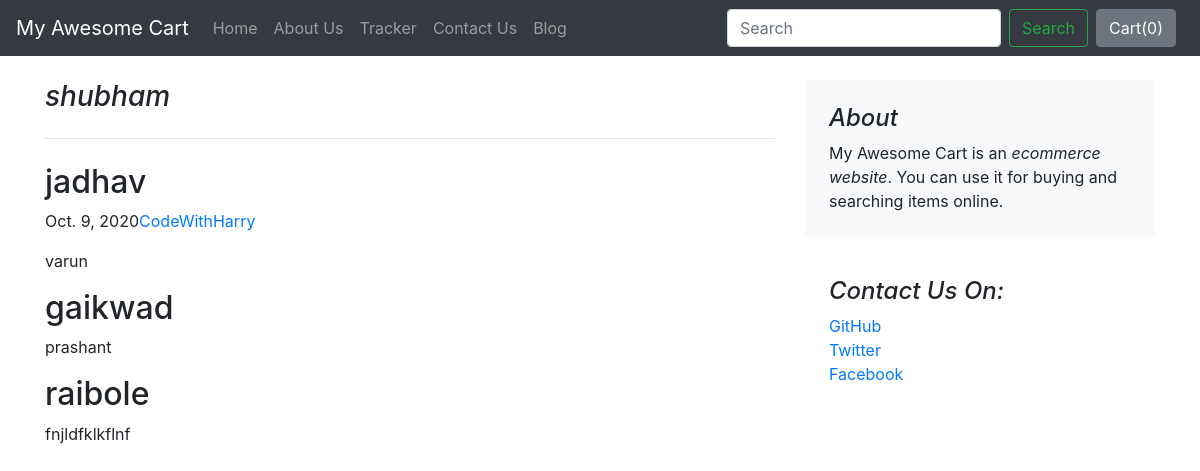
The page /blog/blogpost/1 on the database its author committed.
### blog/models.py (models this page shows)
class Blogpost(models.Model):
    post_id=models.AutoField(primary_key=True)
    title=models.CharField(max_length=500, default="")
    head0=models.CharField(max_length=500, default="")
    chead0=models.CharField(max_length=5000, default="")
    head1=models.CharField(max_length=500, default="")
    chead1=models.CharField(max_length=5000, default="")
    head2=models.CharField(max_length=500, default="")
    chead2=models.CharField(max_length=5000, default="")
    pun_date=models.DateField()
    thumbnail= models.ImageField(upload_to='blog/images', default='')
    def __str__(self):
        return self.title

### blog/views.py (the view)
# urls.py: path("blogpost/<int:id>", views.blogpost, name="blogHome"),
def blogpost(request, id):
    post = Blogpost.objects.filter(post_id = id)[0]
    print(post)
    return render(request,'blog/blogPost.html',{'post':post})

### blog/templates/blog/blogPost.html (shortened to what this page needs)
{%extends 'blog/basic.html'%}
{%block body%}
<div class="container">
    <div class="row mt-4">
        <div class="col-md-8 blog-main">
            <h3 class="pb-4 mb-4 font-italic border-bottom">
                {{post.title}}
            </h3>
            <div class="blog-post">
                <h2 class="blog-post-title">{{post.head0}}</h2>
                <p class="blog-post-meta">{{post.pun_date}}<a href="#">CodeWithHarry</a></p>
                <p>{{post.chead0}}</p>
                <h2>{{post.head1}}</h2>
                <p> {{post.chead1}}</p>
                <h2>{{post.head2}}</h2>
                <p>{{post.chead2}}</p>
                <div class="fb-comments" data-href="http://localhost:8000/blog/blogpost/{{post.post_id}}" data-numposts="1" data-width=""></div>            </div>
        </div>
        <aside class="col-md-4 blog-sidebar">
            <div class="p-4 mb-3 bg-light rounded">
                <h4 class="font-italic">About</h4>
                <p class="mb-0">My Awesome Cart is an <em>ecommerce website</em>. You can use it for buying and searching items online. </p>
            </div>
            <div class="p-4">
                <h4 class="font-italic">Contact Us On: </h4>
                <ol class="list-unstyled">
                    <li><a href="#">GitHub</a></li>
                    <li><a href="#">Twitter</a></li>
                    <li><a href="#">Facebook</a></li>
                </ol>
            </div>
        </aside>
    </div>
</div>
{%endblock%}

### rows shown on the page
Blogpost: title "shubham", head0 "jadhav", pun_date "Oct. 9, 2020", chead0 "varun", head1 "gaikwad", chead1 "prashant", head2 "raibole", chead2 "fnjldfklkflnf"
